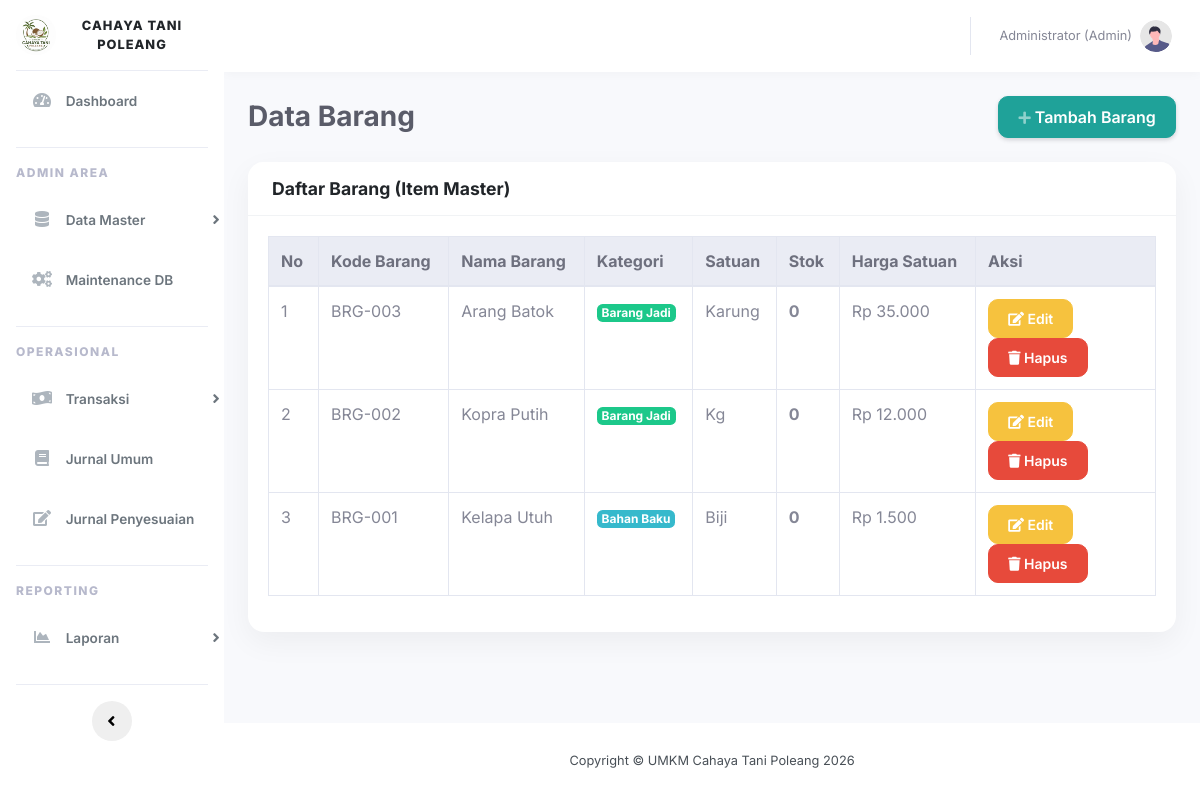
Page /pages/master_barang.php (signed in) on the committed database.
### tables this page shows
CREATE TABLE tb_barang (
    id INT AUTO_INCREMENT PRIMARY KEY,
    kode_barang VARCHAR(20) UNIQUE,
    nama_barang VARCHAR(100) NOT NULL,
    kategori ENUM('Bahan Baku', 'Barang Jadi') NOT NULL,
    satuan VARCHAR(20) NOT NULL, 
    stok_tersedia INT DEFAULT 0,
    harga_satuan DECIMAL(15,2) DEFAULT 0
);

### pages/master_barang.php (the view, shortened to what this page needs)
<?php
require_once '../layouts/header.php';
require_once '../layouts/sidebar.php';
$result = $conn->query("SELECT * FROM tb_barang ORDER BY id DESC");
?>
<div class="d-sm-flex align-items-center justify-content-between mb-4">
    <h1 class="h3 mb-0 text-gray-800">Data Barang</h1>
    <button class="btn btn-primary shadow-sm" data-toggle="modal" data-target="#addModal">
        <i class="fas fa-plus fa-sm text-white-50"></i> Tambah Barang
    </button>
</div>
<div class="card shadow mb-4">
    <div class="card-header py-3">
        <h6 class="m-0 font-weight-bold text-primary">Daftar Barang (Item Master)</h6>
    </div>
    <div class="card-body">
        <div class="table-responsive">
            <table class="table table-bordered table-hover" width="100%" cellspacing="0">
                <thead class="thead-light">
                    <tr>
                        <th width="50">No</th>
                        <th>Kode Barang</th>
                        <th>Nama Barang</th>
                        <th>Kategori</th>
                        <th>Satuan</th>
                        <th>Stok</th>
                        <th>Harga Satuan</th>
                        <th width="180">Aksi</th>
                    </tr>
                </thead>
                <tbody>
                    <?php
                    $no = 1;
                    while ($row = $result->fetch_assoc()):
                    ?>
                    <tr>
                        <td><?= $no++ ?></td>
                        <td><?= htmlspecialchars($row['kode_barang']) ?></td>
                        <td><?= htmlspecialchars($row['nama_barang']) ?></td>
                        <td>
                            <span class="badge badge-<?= $row['kategori'] == 'Bahan Baku' ? 'info' : 'success' ?>">
                                <?= htmlspecialchars($row['kategori']) ?>
                            </span>
                        </td>
                        <td><?= htmlspecialchars($row['satuan']) ?></td>
                        <td><b><?= $row['stok_tersedia'] ?></b></td>
                        <td>Rp <?= number_format($row['harga_satuan'], 0, ',', '.') ?></td>
                        <td>
                            <button class="btn btn-sm btn-warning" data-toggle="modal" data-target="#editModal<?= $row['id'] ?>">
                                <i class="fas fa-edit"></i> Edit
                            </button>
                            <a href="?delete=<?= $row['id'] ?>" class="btn btn-sm btn-danger" onclick="return confirm('Yakin ingin menghapus barang ini?');">
                                <i class="fas fa-trash"></i> Hapus
                            </a>
                        </td>
                    </tr>
                    <?php endwhile; ?>
                </tbody>
            </table>
        </div>
    </div>
</div>
<?php require_once '../layouts/footer.php'; ?>

### assets/css/modern-theme.css (style rules this page uses)
:root { --primary-color: #1fa299; --primary-hover: #158b83; --secondary-color: #858796; --dark-color: #212529; --light-bg: #f4f6f9; --card-bg: #ffffff; --sidebar-bg: #1c2331; --sidebar-hover: rgba(255, 255, 255, 0.05); --border-radius-lg: 16px; --border-radius-md: 10px; --shadow-soft: 0 10px 30px rgba(0, 0, 0, 0.05); --shadow-sm: 0 4px 6px rgba(0, 0, 0, 0.04); }
body { font-family: 'Inter', sans-serif; background-color: var(--light-bg); color: #495057; }
h1, h2, h3, h4, h5, h6, .h1, .h2, .h3, .h4, .h5, .h6 { font-weight: 700; color: var(--dark-color); }
.card { border: none; border-radius: var(--border-radius-lg); box-shadow: var(--shadow-soft) !important; transition: transform 0.3s ease, box-shadow 0.3s ease; background-color: var(--card-bg); }
.card-header { background-color: #fff; border-bottom: 1px solid #f1f3f5; border-top-left-radius: var(--border-radius-lg) !important; border-top-right-radius: var(--border-radius-lg) !important; padding: 1.25rem 1.5rem; }
.card-header h6 { font-size: 1.1rem; color: var(--dark-color) !important; font-weight: 700 !important; }
.btn { border-radius: var(--border-radius-md); font-weight: 600; padding: 0.5rem 1.2rem; transition: all 0.2s ease; }
.btn-primary { background-color: var(--primary-color); border-color: var(--primary-color); }
.text-primary { color: var(--primary-color) !important; }

### rows in the picture
tb_barang: kode_barang "BRG-003", nama_barang "Arang Batok", kategori "Barang Jadi", satuan "Karung", stok_tersedia "0", harga_satuan "35.000"
tb_barang: kode_barang "BRG-002", nama_barang "Kopra Putih", kategori "Barang Jadi", satuan "Kg", stok_tersedia "0", harga_satuan "12.000"
tb_barang: kode_barang "BRG-001", nama_barang "Kelapa Utuh", kategori "Bahan Baku", satuan "Biji", stok_tersedia "0", harga_satuan "1.500"

### other values in the picture
$_SESSION['nama_lengkap'] "Administrator"
$_SESSION['role'] "Admin"
